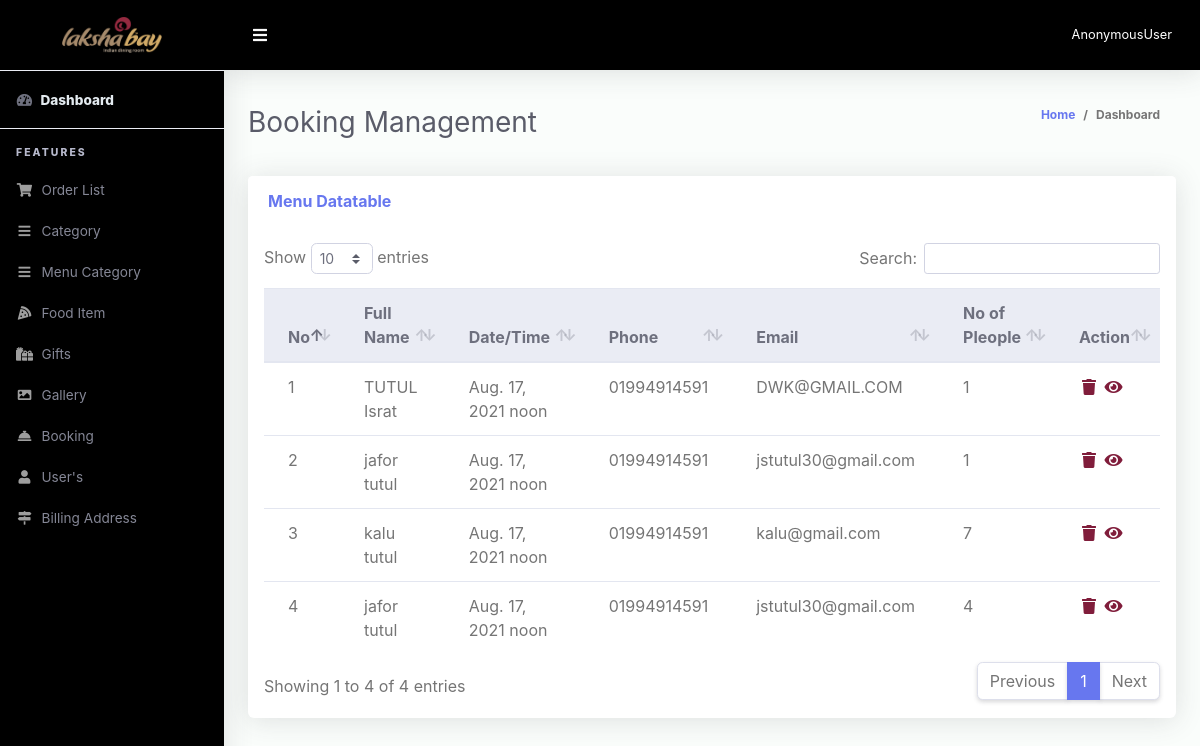
The page /superadmin/booking/ on the database its author committed.
### App_Lakshabay/models.py (models this page shows, shortened)
class book(models.Model):
    book_id = models.AutoField(primary_key=True)
    first_name = models.CharField(max_length=120, blank=False)
    last_name = models.CharField(max_length=120, blank=False)
    date = models.DateField(default=timezone.now)
    time = models.TimeField(null=True, blank=True, default=None)
    phone = models.CharField(max_length=13, blank=False)
    email = models.EmailField(max_length=120, blank=False)
    number_of_people = models.IntegerField(blank=True, null=True)
    message = models.TextField()
    class Meta:
        verbose_name = _("book")
        verbose_name_plural = _("book")

### App_Superadmin/views.py (the view)
# urls.py: path('booking/', views.Bookingview, name="booking"),
def Bookingview(request):
    bookings = book.objects.all()
    context = {
        'bookings': bookings,
    }
    return render(request, 'App_Superadmin/bookingview.html', context)

### templates/App_Superadmin/bookingview.html (shortened to what this page needs)
{% extends 'App_Superadmin/base.html' %}
{% load static %}
{% block content %}
 <div class="container-fluid" id="container-wrapper">
          <div class="d-sm-flex align-items-center justify-content-between mb-4">
            <h1 class="h3 mb-0 text-gray-800">Booking Management</h1>
            <ol class="breadcrumb">
              <li class="breadcrumb-item"><a href="{% url 'App_Lakshabay:index' %}">Home</a></li>
              <li class="breadcrumb-item active" aria-current="page">Dashboard</li>
            </ol>
          </div>
          <div class="row mb-3">
          <div class="col-lg-12">
              <div class="card mb-4">
                <div class="card-header py-3 d-flex flex-row align-items-center justify-content-between">
                  <h6 class="m-0 font-weight-bold text-primary">Menu Datatable</h6>
                </div>
                <div class="table-responsive p-3">
                  <table class="table align-items-center table-flush table-hover" id="dataTableHover">
                    <thead class="thead-light">
                      <tr>
                        <th>No</th>
                        <th>Full Name</th>
                        <th>Date/Time</th>
                        <th>Phone</th>
                        <th>Email</th>
                        <th>No of Pleople</th>
                        <th>Action</th>
                      </tr>
                    </thead>
                    <tbody>
                    {% for g in bookings %}
                      <tr>
                        <td>{{ forloop.counter }}</td>
                        <td>{{ g.first_name }} {{ g.last_name }}</td>
                        <td>{{ g.date }} {{ g.time }}</td>
                        <td>{{g.phone }}</td>
                        <td>{{ g.email }}</td>
                        <td>{{ g.number_of_people }}</td>
                        <td>
                            <a href="{% url 'App_Superadmin:booking_delete' g.book_id %}"  onclick="return confirm('Are you sure you want to delete this item?');">
                                <i class="fas fa-fw fa-trash" style="color: #801d3b;"></i>
                            </a>
                            <a href="{% url 'App_Superadmin:booking_update'  g.book_id%}"><i class="fas fa-fw fa-eye" style="color: #801d3b;"></i></a>
                        </td>
                      </tr>
                     {% endfor %}
                    </tbody>
                  </table>
                </div>
              </div>
            </div>
          </div>
        </div>
{% endblock %}

### rows shown on the page
book: first_name "TUTUL", last_name "Israt", date "Aug. 17, 2021", time "noon", phone "01994914591", email "DWK@GMAIL.COM", number_of_people "1"
book: first_name "jafor", last_name "tutul", date "Aug. 17, 2021", time "noon", phone "01994914591", email "jstutul30@gmail.com", number_of_people "1"
book: first_name "kalu", last_name "tutul", date "Aug. 17, 2021", time "noon", phone "01994914591", email "kalu@gmail.com", number_of_people "7"
book: first_name "jafor", last_name "tutul", date "Aug. 17, 2021", time "noon", phone "01994914591", email "jstutul30@gmail.com", number_of_people "4"

### other values the page prints
{{ request.user }} "AnonymousUser"
